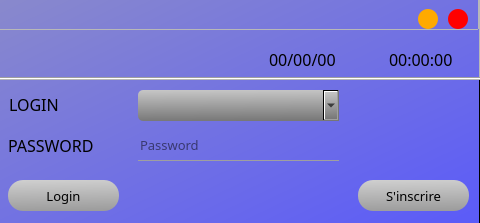
<?xml version="1.0" encoding="UTF-8"?>
<ui version="4.0">
 <class>MainWindow</class>
 <widget class="QMainWindow" name="MainWindow">
  <property name="geometry">
   <rect>
    <x>0</x>
    <y>0</y>
    <width>480</width>
    <height>223</height>
   </rect>
  </property>
  <property name="minimumSize">
   <size>
    <width>480</width>
    <height>223</height>
   </size>
  </property>
  <property name="maximumSize">
   <size>
    <width>480</width>
    <height>223</height>
   </size>
  </property>
  <property name="windowTitle">
   <string>MJDB</string>
  </property>
  <widget class="QWidget" name="centralwidget">
   <widget class="QFrame" name="frame_2">
    <property name="geometry">
     <rect>
      <x>-1</x>
      <y>-1</y>
      <width>481</width>
      <height>231</height>
     </rect>
    </property>
    <property name="styleSheet">
     <string notr="true">QFrame#frame_2{;
	background-color: qlineargradient(spread:pad, x1:0, y1:0, x2:1, y2:1, stop:0 rgba(137, 137, 204, 255), stop:1 rgba(90, 90, 249, 255));
}</string>
    </property>
    <property name="frameShape">
     <enum>QFrame::StyledPanel</enum>
    </property>
    <property name="frameShadow">
     <enum>QFrame::Raised</enum>
    </property>
    <widget class="QLineEdit" name="line_edit_pass">
     <property name="geometry">
      <rect>
       <x>139</x>
       <y>131</y>
       <width>201</width>
       <height>31</height>
      </rect>
     </property>
     <property name="sizePolicy">
      <sizepolicy hsizetype="Fixed" vsizetype="Fixed">
       <horstretch>0</horstretch>
       <verstretch>0</verstretch>
      </sizepolicy>
     </property>
     <property name="font">
      <font>
       <family>Mongolian Baiti</family>
       <pointsize>10</pointsize>
      </font>
     </property>
     <property name="autoFillBackground">
      <bool>false</bool>
     </property>
     <property name="styleSheet">
      <string notr="true">background:transparent;
border:none;
border-bottom:1px solid #9f9f9f;</string>
     </property>
     <property name="inputMethodHints">
      <set>Qt::ImhHiddenText|Qt::ImhNoAutoUppercase|Qt::ImhNoPredictiveText|Qt::ImhSensitiveData</set>
     </property>
     <property name="inputMask">
      <string/>
     </property>
     <property name="text">
      <string/>
     </property>
     <property name="echoMode">
      <enum>QLineEdit::Password</enum>
     </property>
     <property name="placeholderText">
      <string>Password</string>
     </property>
    </widget>
    <widget class="QPushButton" name="b_login">
     <property name="geometry">
      <rect>
       <x>9</x>
       <y>181</y>
       <width>111</width>
       <height>31</height>
      </rect>
     </property>
     <property name="font">
      <font>
       <family>Mongolian Baiti</family>
       <pointsize>10</pointsize>
      </font>
     </property>
     <property name="styleSheet">
      <string notr="true">QPushButton{
	border-radius:15px;
	color: rgb(0, 0, 0);
	
	background-color: qlineargradient(spread:pad, x1:0.475, y1:0, x2:0.534, y2:1, stop:0 rgba(206, 206, 206, 255), stop:1 rgba(156, 156, 156, 255));
}
QPushButton:hover {background-color: rgb(0, 223, 164);
 }</string>
     </property>
     <property name="text">
      <string>Login</string>
     </property>
     <property name="shortcut">
      <string>Return</string>
     </property>
    </widget>
    <widget class="QLabel" name="label_login">
     <property name="geometry">
      <rect>
       <x>10</x>
       <y>90</y>
       <width>71</width>
       <height>31</height>
      </rect>
     </property>
     <property name="sizePolicy">
      <sizepolicy hsizetype="Fixed" vsizetype="Preferred">
       <horstretch>0</horstretch>
       <verstretch>0</verstretch>
      </sizepolicy>
     </property>
     <property name="font">
      <font>
       <family>Mongolian Baiti</family>
       <pointsize>12</pointsize>
       <weight>50</weight>
       <bold>false</bold>
      </font>
     </property>
     <property name="styleSheet">
      <string notr="true">background-color: qlineargradient(spread:pad, x1:0, y1:0, x2:1, y2:1, stop:0 rgba(0, 0, 0, 0), stop:1 rgba(255, 255, 255, 0));</string>
     </property>
     <property name="text">
      <string>LOGIN</string>
     </property>
    </widget>
    <widget class="QLabel" name="label_pass">
     <property name="geometry">
      <rect>
       <x>9</x>
       <y>131</y>
       <width>121</width>
       <height>31</height>
      </rect>
     </property>
     <property name="font">
      <font>
       <family>Mongolian Baiti</family>
       <pointsize>12</pointsize>
       <weight>50</weight>
       <bold>false</bold>
      </font>
     </property>
     <property name="styleSheet">
      <string notr="true">background-color: qlineargradient(spread:pad, x1:0, y1:0, x2:1, y2:1, stop:0 rgba(0, 0, 0, 0), stop:1 rgba(255, 255, 255, 0));</string>
     </property>
     <property name="text">
      <string>PASSWORD</string>
     </property>
    </widget>
    <widget class="QComboBox" name="list_colabs">
     <property name="geometry">
      <rect>
       <x>139</x>
       <y>91</y>
       <width>201</width>
       <height>31</height>
      </rect>
     </property>
     <property name="font">
      <font>
       <family>Mongolian Baiti</family>
       <pointsize>10</pointsize>
      </font>
     </property>
     <property name="styleSheet">
      <string notr="true">QComboBox{
	border-radius:5px;
	color: rgb(0, 0, 0);
	
	background-color: qlineargradient(spread:pad, x1:0.483, y1:0, x2:0.513, y2:0.989, stop:0 rgba(197, 197, 197, 255), stop:1 rgba(120, 120, 120, 255));
	selection-color:white;
}
QComboBox:hover {
	
	background-color: qlineargradient(spread:reflect, x1:0.457, y1:0.5, x2:0.436, y2:1, stop:0 rgba(0, 230, 169, 255), stop:1 rgba(0, 200, 147, 255));
 }
</string>
     </property>
     <property name="editable">
      <bool>false</bool>
     </property>
     <property name="iconSize">
      <size>
       <width>16</width>
       <height>16</height>
      </size>
     </property>
    </widget>
    <widget class="QLabel" name="wrong_pass">
     <property name="geometry">
      <rect>
       <x>139</x>
       <y>181</y>
       <width>191</width>
       <height>31</height>
      </rect>
     </property>
     <property name="font">
      <font>
       <family>Mongolian Baiti</family>
       <pointsize>10</pointsize>
      </font>
     </property>
     <property name="styleSheet">
      <string notr="true">color: rgb(255, 0, 0);
border-radius:20px;</string>
     </property>
     <property name="text">
      <string/>
     </property>
    </widget>
    <widget class="QPushButton" name="sign_in">
     <property name="geometry">
      <rect>
       <x>359</x>
       <y>181</y>
       <width>111</width>
       <height>31</height>
      </rect>
     </property>
     <property name="font">
      <font>
       <family>Mongolian Baiti</family>
       <pointsize>10</pointsize>
      </font>
     </property>
     <property name="styleSheet">
      <string notr="true">QPushButton{
	border-radius:15px;
	color: rgb(0, 0, 0);
	
	background-color: qlineargradient(spread:pad, x1:0.475, y1:0, x2:0.534, y2:1, stop:0 rgba(206, 206, 206, 255), stop:1 rgba(156, 156, 156, 255));
}
QPushButton:hover {
	background-color: rgb(0, 170, 255);
 }</string>
     </property>
     <property name="text">
      <string>S'inscrire</string>
     </property>
     <property name="shortcut">
      <string>Return</string>
     </property>
    </widget>
    <widget class="QFrame" name="frame">
     <property name="geometry">
      <rect>
       <x>0</x>
       <y>0</y>
       <width>481</width>
       <height>81</height>
      </rect>
     </property>
     <property name="styleSheet">
      <string notr="true"/>
     </property>
     <property name="frameShape">
      <enum>QFrame::StyledPanel</enum>
     </property>
     <property name="frameShadow">
      <enum>QFrame::Raised</enum>
     </property>
     <widget class="QLabel" name="l_mjdb">
      <property name="geometry">
       <rect>
        <x>10</x>
        <y>4</y>
        <width>101</width>
        <height>71</height>
       </rect>
      </property>
      <property name="sizePolicy">
       <sizepolicy hsizetype="Fixed" vsizetype="Fixed">
        <horstretch>0</horstretch>
        <verstretch>0</verstretch>
       </sizepolicy>
      </property>
      <property name="font">
       <font>
        <family>Mongolian Baiti</family>
        <pointsize>25</pointsize>
        <weight>75</weight>
        <italic>false</italic>
        <bold>true</bold>
        <underline>true</underline>
        <strikeout>false</strikeout>
        <kerning>true</kerning>
       </font>
      </property>
      <property name="text">
       <string/>
      </property>
      <property name="pixmap">
       <pixmap>MJDB_ICON.ico</pixmap>
      </property>
      <property name="scaledContents">
       <bool>true</bool>
      </property>
     </widget>
     <widget class="QLabel" name="l_date">
      <property name="geometry">
       <rect>
        <x>270</x>
        <y>40</y>
        <width>111</width>
        <height>41</height>
       </rect>
      </property>
      <property name="font">
       <font>
        <family>Mongolian Baiti</family>
        <pointsize>12</pointsize>
       </font>
      </property>
      <property name="text">
       <string>00/00/00</string>
      </property>
     </widget>
     <widget class="QLabel" name="l_timer">
      <property name="geometry">
       <rect>
        <x>390</x>
        <y>40</y>
        <width>91</width>
        <height>41</height>
       </rect>
      </property>
      <property name="font">
       <font>
        <family>Mongolian Baiti</family>
        <pointsize>12</pointsize>
       </font>
      </property>
      <property name="text">
       <string>00:00:00</string>
      </property>
     </widget>
     <widget class="QFrame" name="title_bar">
      <property name="geometry">
       <rect>
        <x>-1</x>
        <y>0</y>
        <width>481</width>
        <height>31</height>
       </rect>
      </property>
      <property name="frameShape">
       <enum>QFrame::StyledPanel</enum>
      </property>
      <property name="frameShadow">
       <enum>QFrame::Raised</enum>
      </property>
      <widget class="QPushButton" name="mini">
       <property name="geometry">
        <rect>
         <x>420</x>
         <y>10</y>
         <width>20</width>
         <height>20</height>
        </rect>
       </property>
       <property name="font">
        <font>
         <pointsize>22</pointsize>
         <weight>75</weight>
         <bold>true</bold>
        </font>
       </property>
       <property name="styleSheet">
        <string notr="true">QPushButton{
	border:none;
	border-radius:10px;
	background-color: rgb(255, 170, 0);
}

QPushButton:hover{
	background-color: rgb(206, 137, 0);
}</string>
       </property>
       <property name="text">
        <string/>
       </property>
      </widget>
      <widget class="QPushButton" name="close_btn">
       <property name="geometry">
        <rect>
         <x>450</x>
         <y>10</y>
         <width>20</width>
         <height>20</height>
        </rect>
       </property>
       <property name="font">
        <font>
         <pointsize>11</pointsize>
         <weight>75</weight>
         <bold>true</bold>
        </font>
       </property>
       <property name="styleSheet">
        <string notr="true">QPushButton{
	border:none;
	border-radius:10px;
	background-color: rgb(255, 0, 0);
}

QPushButton:hover{
	background-color: rgb(211, 0, 0);
}</string>
       </property>
       <property name="text">
        <string/>
       </property>
      </widget>
     </widget>
    </widget>
    <widget class="Line" name="line">
     <property name="geometry">
      <rect>
       <x>-3</x>
       <y>69</y>
       <width>491</width>
       <height>21</height>
      </rect>
     </property>
     <property name="orientation">
      <enum>Qt::Horizontal</enum>
     </property>
    </widget>
   </widget>
  </widget>
 </widget>
 <resources/>
 <connections/>
</ui>
